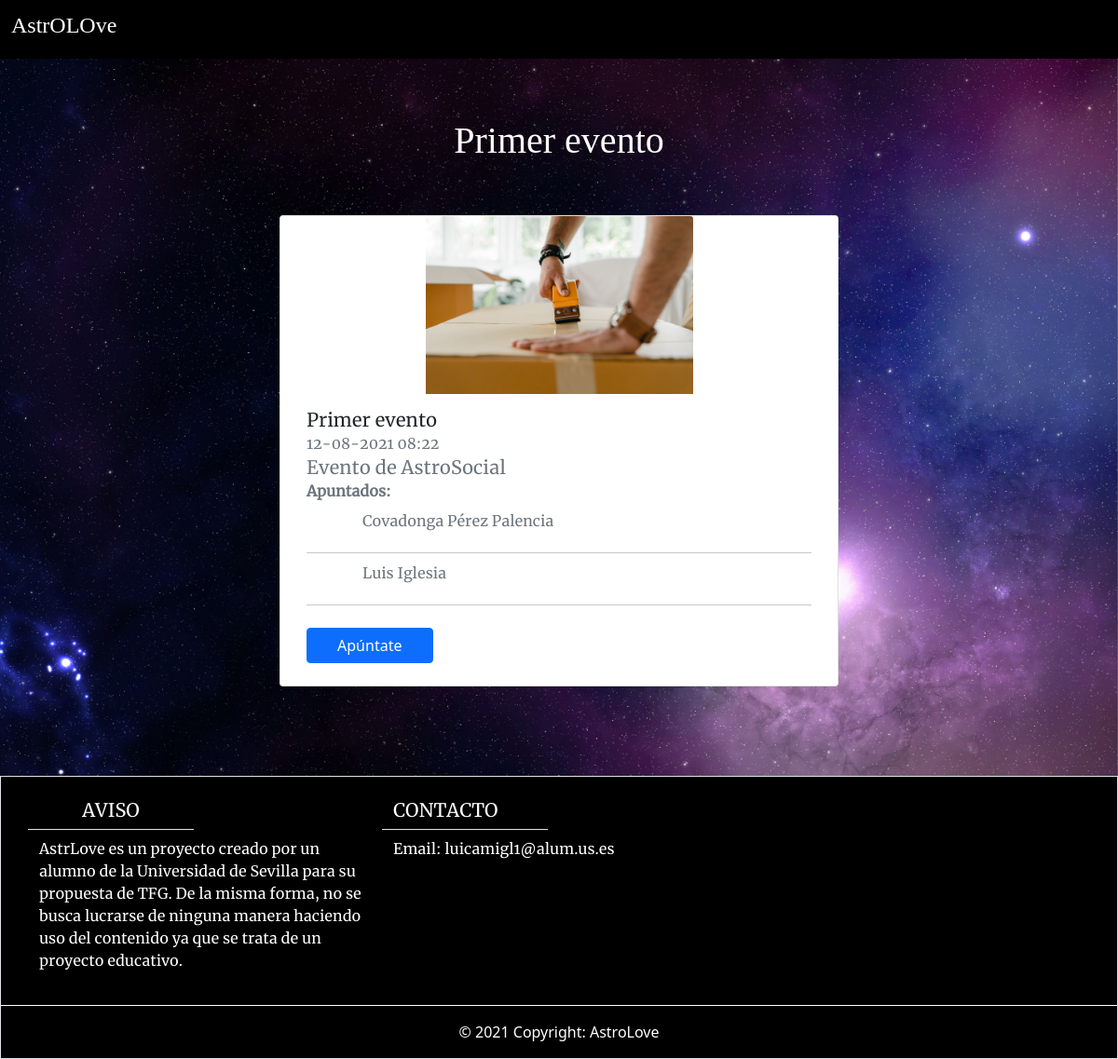
/eventos/show/2/ (signed in), run on the app's committed database.
### main/models.py (models this page shows, shortened)
class Evento(models.Model):
    title = models.CharField(max_length=30)
    date =  models.DateTimeField()
    description = models.CharField(max_length=250)
    apuntados = models.ManyToManyField(Usuario)
    photo = models.ImageField(upload_to="static/eventos/", blank=True)

class Usuario(models.Model):
    address = models.CharField(max_length=250)
    city = models.CharField(max_length=50)
    isDeleted = models.BooleanField()
    profilePicUrl = models.ImageField(upload_to="static/fotos_perfil/", blank=True)
    photo = models.CharField(max_length=550)
    isAccountNonExpired = models.BooleanField(default=False)
    isEnabled = models.BooleanField(default=False)
    isPro = models.BooleanField(default=False)
    user = models.OneToOneField(User, on_delete=models.CASCADE, default=None)
    def nombreCompleto(self):
        return self.user.first_name + " " + self.user.last_name

### main/views.py (the view)
# urls.py: path('eventos/show/<int:id>/', views.show_evento),
@login_required
def show_evento(request, id):
    evento = Evento.objects.get(id=id)
    apuntados = evento.apuntados.all()
    current_user = Usuario.objects.get(user=request.user)
    return render(request, 'showEvento.html', {'evento': evento, 'apuntados':apuntados, 'current_user':current_user })

### main/templates/showEvento.html (shortened to what this page needs)
{% extends 'header_logged.html' %} {% block contenido %}
<div class="container-fluid py-5" id="background5">
  <div class="row text-center my-3">
    <h1 class="text-white">{{evento.title}}</h1>
  </div>
  <div class="row justify-content-center my-5">
    <div class="card w-50">
      <img
        class="card-img-top w-50 img-fluid mx-auto"
        src="http://127.0.0.1:8000/{{evento.photo}}"
        alt="Card image cap"
      />
      <div class="card-body text-justify">
        <h5 class="card-title">{{evento.title}}</h5>
        <h6 class="card-subtitle mb-2 text-muted">
          {{evento.date | date:'d-m-Y H:i'}}
        </h6>
        <h5 class="card-subtitle mb-2 text-muted">{{evento.description}}</h5>
        <h6 class="card-subtitle mb-2 text-muted">
          <strong>Apuntados: </strong>
        </h6>
        {% for apuntado in apuntados %}
        <div class="row my-3 mx-4">
          <div
            class="col-4"
            style="background:
                        url(http://127.0.0.1:8000/{{apuntado.profilePicUrl}})
                        50% 50% no-repeat; /* 50% 50% centers image in div */
                        width: 20px;
                        height: 20px;
                        background-size: cover;"
          ></div>
          <div class="col-8">
            <h6 class="card-subtitle mb-2 text-muted">
              {{apuntado.nombreCompleto}}
            </h6>
          </div>
        </div>
        <hr />
        {% endfor %}
        {% if current_user not in apuntados %}
        <button class="btn btn-primary w-25 mx-auto my-2"><a class="text-white text-decoration-none" href="/eventos/new_user/{{evento.id}}/{{current_user.id}}">Apúntate</a></button>
        {% endif %}
      </div>
    </div>
  </div>
</div>
{% endblock %}

### static/index.css (style rules this page uses)
#background5 { background-image: url("video_inicio/background5.jpg"); background-attachment: fixed; background-position: center; background-repeat: no-repeat; background-size: cover; }
h1,h2,h3,h4 { font-family: 'BaronNeue-Black'; }
p,h5,h6 { font-family: 'Merriweather-Regular'; }

### data on the page
Evento: title "Primer evento", photo (picture), date "12-08-2021 08:22", description "Evento de AstroSocial"
Usuario: nombreCompleto "Covadonga Pérez Palencia"
Usuario: nombreCompleto "Luis Iglesia"
